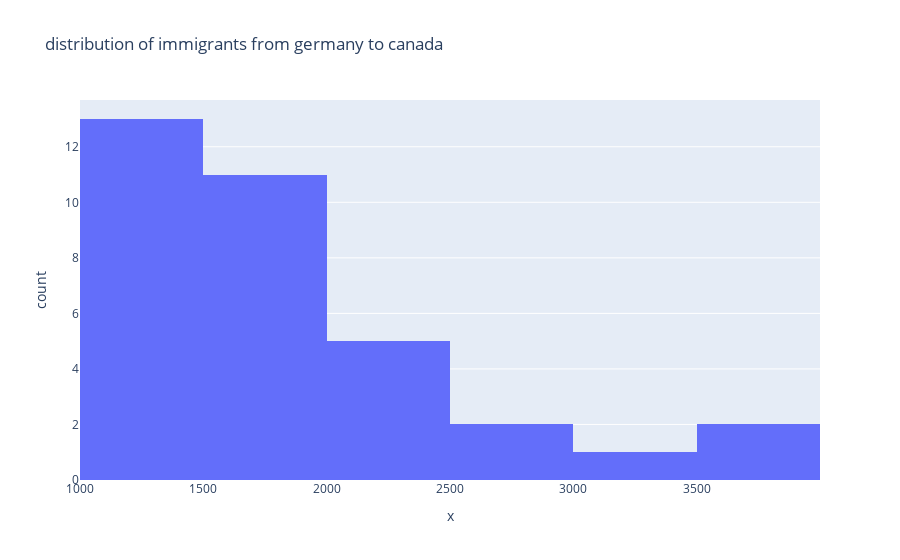

Notebook cell for this chart:
### Code cell
df_de = df_can.loc[df_can['country'].str.lower().str.strip() == 'germany', 'number_of_immigrants']
his_de = px.histogram(x = df_de, title = 'distribution of immigrants from germany to canada')
his_de.show()

### Figure 1 — Plotly figure (JSON) as saved in the notebook; plotly's stock layout.template omitted (floating-point values rounded to 4 significant figures)
{"data": [{"bingroup": "x", "hovertemplate": "x=%{x}<br>count=%{y}<extra></extra>", "legendgroup": "", "marker": {"color": "#636efa", "pattern": {"shape": ""}}, "name": "", "orientation": "v", "showlegend": false, "type": "histogram", "x": [1626, 1977, 3062, 2376, 1610, 1441, 1233, 1704, 1482, 1706, 1273, 1273, 1181, 1488, 1255, 1553, 1686, 1397, 1363, 1717, 1703, 1456, 1375, 1865, 2020, 2226, 2767, 2449, 3833, 3887, 2956, 2053, 1702, 1217], "xaxis": "x", "yaxis": "y"}], "layout": {"barmode": "relative", "legend": {"tracegroupgap": 0}, "title": {"text": "distribution of immigrants from germany to canada"}, "xaxis": {"anchor": "y", "domain": [0, 1], "title": {"text": "x"}}, "yaxis": {"anchor": "x", "domain": [0, 1], "title": {"text": "count"}}}}
